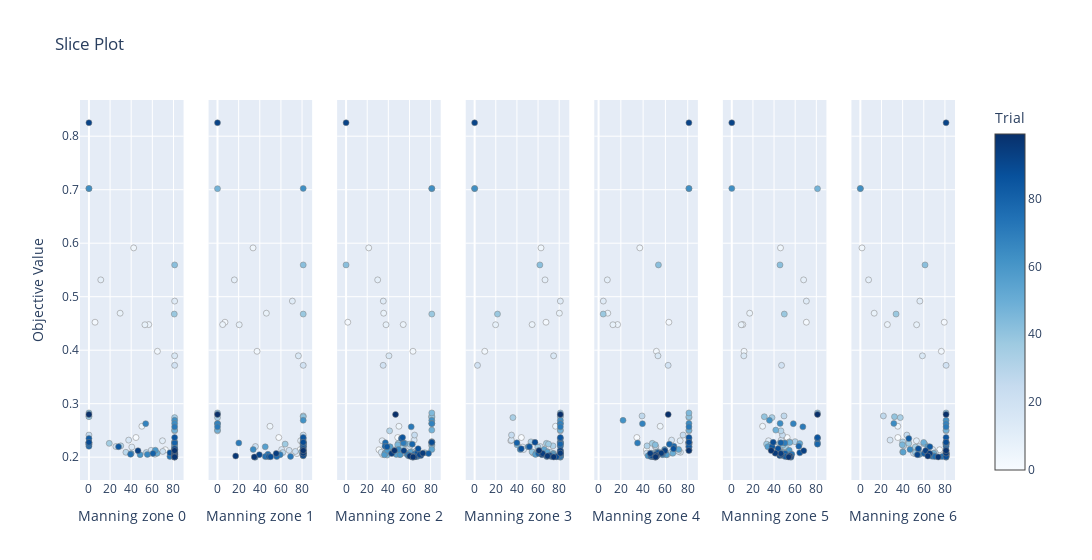

This figure's notebook cell:
### Markdown cell above
This plot illustrates how individual parameters evolve over the course of the optimization. Notably, parameters such as Manning_zone_2 and Manning_zone_3 tend to stabilize within the range of roughly 40 to 80 m^(1/3)/s, indicating exploitative behavior characteristic of the Gaussian process optimizer.

This locking-in behavior suggests that the optimizer has identified stable values for these parameters, reflecting convergence towards an optimal solution.

### Code cell
optuna.visualization.plot_slice(study)
